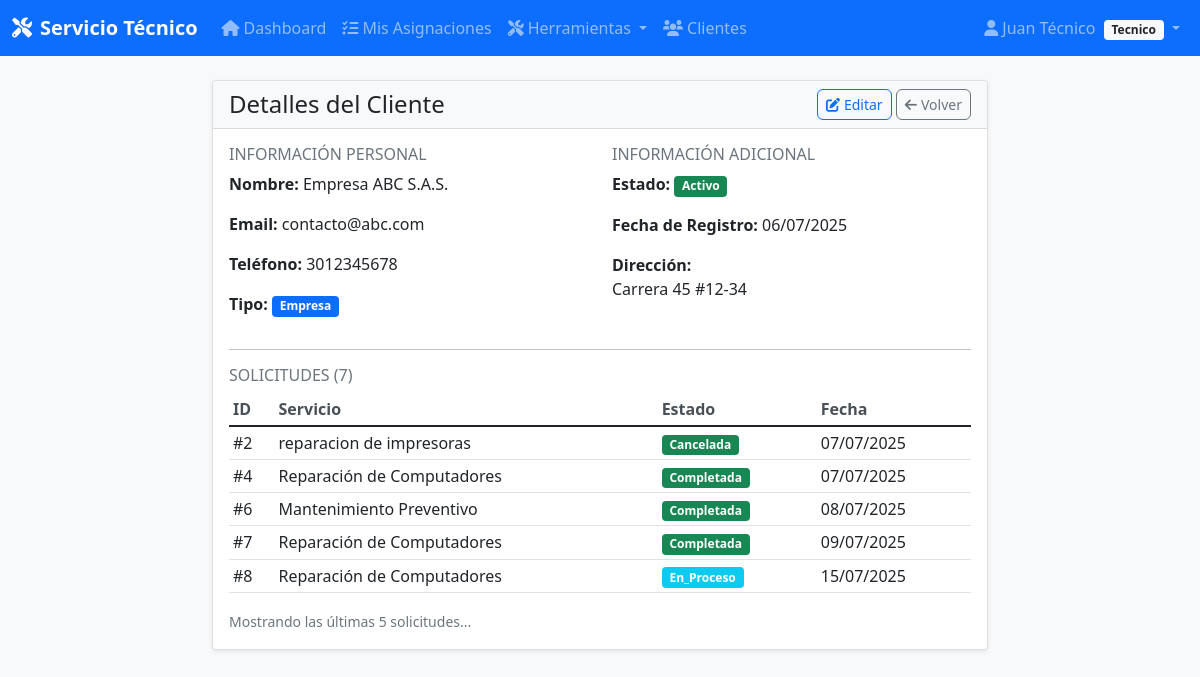
The page /clientes/2 (signed in) on the database its author committed.
### app/models/models.py (models this page shows, shortened)
class Usuario(UserMixin, db.Model):
    __tablename__ = 'usuarios'
    id = db.Column(db.Integer, primary_key=True)
    nombre = db.Column(db.String(100), nullable=False)
    email = db.Column(db.String(120), unique=True, nullable=False, index=True)
    password_hash = db.Column(db.String(255), nullable=False)
    telefono = db.Column(db.String(20))
    rol = db.Column(db.String(20), nullable=False, default='usuario')
    fecha_creacion = db.Column(db.DateTime, default=datetime.utcnow)
    def is_admin(self):
        return self.rol == 'administrador'
    def is_tecnico(self):
        return self.rol == 'tecnico'

class Cliente(db.Model):
    __tablename__ = 'clientes'
    id = db.Column(db.Integer, primary_key=True)
    nombre = db.Column(db.String(100), nullable=False)
    email = db.Column(db.String(120))
    telefono = db.Column(db.String(20), nullable=False)
    direccion = db.Column(db.Text)
    tipo_cliente = db.Column(db.String(20), default='particular')
    fecha_registro = db.Column(db.DateTime, default=datetime.utcnow)
    activo = db.Column(db.Boolean, default=True)
    solicitudes = db.relationship('Solicitud', backref='cliente', lazy=True)
    facturas = db.relationship('Factura', backref='cliente', lazy=True)

class Solicitud(db.Model):
    __tablename__ = 'solicitudes'
    id = db.Column(db.Integer, primary_key=True)
    cliente_id = db.Column(db.Integer, db.ForeignKey('clientes.id'), nullable=False)
    servicio_id = db.Column(db.Integer, db.ForeignKey('servicios.id'), nullable=False)
    descripcion_problema = db.Column(db.Text, nullable=False)
    prioridad = db.Column(db.String(20), default='media')
    estado = db.Column(db.String(20), default='pendiente')
    fecha_solicitud = db.Column(db.DateTime, default=datetime.utcnow)
    fecha_limite = db.Column(db.DateTime)
    asignaciones = db.relationship('Asignacion', backref='solicitud', lazy=True)
    facturas = db.relationship('Factura', backref='solicitud', lazy=True)

class Servicio(db.Model):
    __tablename__ = 'servicios'
    id = db.Column(db.Integer, primary_key=True)
    nombre = db.Column(db.String(100), nullable=False)
    descripcion = db.Column(db.Text)
    precio_base = db.Column(db.Float, nullable=False)
    categoria = db.Column(db.String(50))
    solicitudes = db.relationship('Solicitud', backref='servicio', lazy=True)

### app/controllers/clientes.py (the view)
@clientes_bp.route('/<int:id>')
@login_required
def detail(id):
    cliente = Cliente.query.get_or_404(id)
    return render_template('clientes/detail.html', cliente=cliente)

### app/templates/clientes/detail.html
{% extends "base.html" %}
{% block content %}
<div class="row justify-content-center">
    <div class="col-md-8">
        <div class="card">
            <div class="card-header d-flex justify-content-between align-items-center">
                <h4 class="mb-0">Detalles del Cliente</h4>
                <div>
                    <a href="{{ url_for('clientes.edit', id=cliente.id) }}" class="btn btn-outline-primary btn-sm">
                        <i class="fas fa-edit me-1"></i>Editar
                    </a>
                    <a href="{{ url_for('clientes.list') }}" class="btn btn-outline-secondary btn-sm">
                        <i class="fas fa-arrow-left me-1"></i>Volver
                    </a>
                </div>
            </div>
            <div class="card-body">
                <div class="row">
                    <div class="col-md-6">
                        <h6 class="text-muted">INFORMACIÓN PERSONAL</h6>
                        <p><strong>Nombre:</strong> {{ cliente.nombre }}</p>
                        <p><strong>Email:</strong> {{ cliente.email or 'No especificado' }}</p>
                        <p><strong>Teléfono:</strong> {{ cliente.telefono }}</p>
                        <p><strong>Tipo:</strong>
                            <span class="badge bg-{{ 'primary' if cliente.tipo_cliente == 'empresa' else 'secondary' }}">
                                {{ cliente.tipo_cliente.title() }}
                            </span>
                        </p>
                    </div>
                    <div class="col-md-6">
                        <h6 class="text-muted">INFORMACIÓN ADICIONAL</h6>
                        <p><strong>Estado:</strong>
                            <span class="badge bg-{{ 'success' if cliente.activo else 'secondary' }}">
                                {{ 'Activo' if cliente.activo else 'Inactivo' }}
                            </span>
                        </p>
                        <p><strong>Fecha de Registro:</strong> {{ cliente.fecha_registro.strftime('%d/%m/%Y') }}</p>
                        {% if cliente.direccion %}
                        <p><strong>Dirección:</strong><br>{{ cliente.direccion }}</p>
                        {% endif %}
                    </div>
                </div>
                {% if cliente.solicitudes %}
                <hr>
                <h6 class="text-muted">SOLICITUDES ({{ cliente.solicitudes|length }})</h6>
                <div class="table-responsive">
                    <table class="table table-sm">
                        <thead>
                            <tr>
                                <th>ID</th>
                                <th>Servicio</th>
                                <th>Estado</th>
                                <th>Fecha</th>
                            </tr>
                        </thead>
                        <tbody>
                            {% for solicitud in cliente.solicitudes[:5] %}
                            <tr>
                                <td>#{{ solicitud.id }}</td>
                                <td>{{ solicitud.servicio.nombre }}</td>
                                <td>
                                    <span class="badge bg-{{ 'warning' if solicitud.estado == 'pendiente' else 'info' if solicitud.estado == 'en_proceso' else 'success' }}">
                                        {{ solicitud.estado.title() }}
                                    </span>
                                </td>
                                <td>{{ solicitud.fecha_solicitud.strftime('%d/%m/%Y') }}</td>
                            </tr>
                            {% endfor %}
                        </tbody>
                    </table>
                    {% if cliente.solicitudes|length > 5 %}
                    <small class="text-muted">Mostrando las últimas 5 solicitudes...</small>
                    {% endif %}
                </div>
                {% endif %}
            </div>
        </div>
    </div>
</div>
{% endblock %}

### app/templates/base.html (shortened to what this page needs)
<!DOCTYPE html>
<html lang="es">
<head>
    <link href="https://cdn.jsdelivr.net/npm/bootstrap@5.1.3/dist/css/bootstrap.min.css" rel="stylesheet">
    <link href="https://cdnjs.cloudflare.com/ajax/libs/font-awesome/6.0.0/css/all.min.css" rel="stylesheet">
    <link href="{{ url_for('static', filename='css/style.css') }}" rel="stylesheet">
</head>
<body>
    {% if current_user.is_authenticated %}
    <nav class="navbar navbar-expand-lg navbar-dark bg-primary">
        <div class="container-fluid">
            <a class="navbar-brand" href="{{ url_for('main.index') }}">
                <i class="fas fa-tools me-2"></i>Servicio Técnico
            </a>
            <div class="collapse navbar-collapse" id="navbarNav">
                <ul class="navbar-nav me-auto">
                    <li class="nav-item">
                        <a class="nav-link" href="{{ url_for('main.index') }}">
                            <i class="fas fa-home me-1"></i>Dashboard
                        </a>
                    </li>
                    {% if current_user.is_admin() %}
                    <li class="nav-item dropdown">
                        <a class="nav-link dropdown-toggle" href="#" role="button" data-bs-toggle="dropdown">
                            <i class="fas fa-users me-1"></i>Gestión
                        </a>
                        <ul class="dropdown-menu">
                            <li><h6 class="dropdown-header">Clientes</h6></li>
                            <li><a class="dropdown-item" href="{{ url_for('clientes.list') }}">
                                <i class="fas fa-list me-2"></i>Ver Clientes
                            </a></li>
                            <li><a class="dropdown-item" href="{{ url_for('clientes.create') }}">
                                <i class="fas fa-plus me-2"></i>Nuevo Cliente
                            </a></li>
                            <li><hr class="dropdown-divider"></li>
                            <li><h6 class="dropdown-header">Servicios</h6></li>
                            <li><a class="dropdown-item" href="{{ url_for('servicios.list') }}">
                                <i class="fas fa-cogs me-2"></i>Ver Servicios
                            </a></li>
                            <li><a class="dropdown-item" href="{{ url_for('servicios.create') }}">
                                <i class="fas fa-plus me-2"></i>Nuevo Servicio
                            </a></li>
                        </ul>
                    </li>
                    <li class="nav-item dropdown">
                        <a class="nav-link dropdown-toggle" href="#" role="button" data-bs-toggle="dropdown">
                            <i class="fas fa-clipboard-list me-1"></i>Operaciones
                        </a>
                        <ul class="dropdown-menu">
                            <li><h6 class="dropdown-header">Solicitudes</h6></li>
                            <li><a class="dropdown-item" href="{{ url_for('solicitudes.list') }}">
                                <i class="fas fa-list me-2"></i>Ver Solicitudes
                            </a></li>
                            <li><a class="dropdown-item" href="{{ url_for('solicitudes.create') }}">
                                <i class="fas fa-plus me-2"></i>Nueva Solicitud
                            </a></li>
                            <li><hr class="dropdown-divider"></li>
                            <li><h6 class="dropdown-header">Asignaciones</h6></li>
                            <li><a class="dropdown-item" href="{{ url_for('asignaciones.list') }}">
                                <i class="fas fa-tasks me-2"></i>Ver Asignaciones
                            </a></li>
                            <li><a class="dropdown-item" href="{{ url_for('asignaciones.create') }}">
                                <i class="fas fa-plus me-2"></i>Nueva Asignación
                            </a></li>
                        </ul>
                    </li>
                    <li class="nav-item dropdown">
                        <a class="nav-link dropdown-toggle" href="#" role="button" data-bs-toggle="dropdown">
                            <i class="fas fa-boxes me-1"></i>Recursos
                        </a>
                        <ul class="dropdown-menu">
                            <li><h6 class="dropdown-header">Inventario</h6></li>
                            <li><a class="dropdown-item" href="{{ url_for('partes.list') }}">
                                <i class="fas fa-boxes me-2"></i>Ver Partes
                            </a></li>
                            <li><a class="dropdown-item" href="{{ url_for('partes.create') }}">
                                <i class="fas fa-plus me-2"></i>Nueva Parte
                            </a></li>
                            <li><a class="dropdown-item" href="{{ url_for('admin.gestionar_pedidos') }}">
                                <i class="fas fa-tools me-2"></i>Pedidos de Piezas
                            </a></li>
                            <li><hr class="dropdown-divider"></li>
                            <li><h6 class="dropdown-header">Facturación</h6></li>
                            <li><a class="dropdown-item" href="{{ url_for('facturas.list') }}">
                                <i class="fas fa-file-invoice me-2"></i>Ver Facturas
                            </a></li>
                            <li><a class="dropdown-item" href="{{ url_for('facturas.create') }}">
                                <i class="fas fa-plus me-2"></i>Nueva Factura
                            </a></li>
                        </ul>
                    </li>
                    <li class="nav-item dropdown">
                        <a class="nav-link dropdown-toggle" href="#" role="button" data-bs-toggle="dropdown">
                            <i class="fas fa-user-shield me-1"></i>Admin
                        </a>
                        <ul class="dropdown-menu">
                            <li><h6 class="dropdown-header">Personal</h6></li>
                            <li><a class="dropdown-item" href="{{ url_for('tecnicos.list') }}">
                                <i class="fas fa-user-cog me-2"></i>Técnicos
                            </a></li>
                            <li><a class="dropdown-item" href="{{ url_for('usuarios.list') }}">
                                <i class="fas fa-users me-2"></i>Usuarios
                            </a></li>
                            <li><hr class="dropdown-divider"></li>
                            <li><h6 class="dropdown-header">Reportes</h6></li>
                            <li><a class="dropdown-item" href="{{ url_for('reportes.list') }}">
                                <i class="fas fa-chart-bar me-2"></i>Ver Reportes
                            </a></li>
                        </ul>
                    </li>
                    {% elif current_user.is_tecnico() %}
                    <li class="nav-item">
                        <a class="nav-link" href="{{ url_for('tecnico.mis_asignaciones') }}">
                            <i class="fas fa-tasks me-1"></i>Mis Asignaciones
                        </a>
                    </li>
                    <li class="nav-item dropdown">
                        <a class="nav-link dropdown-toggle" href="#" role="button" data-bs-toggle="dropdown">
                            <i class="fas fa-tools me-1"></i>Herramientas
                        </a>
                    </li>
                    <li class="nav-item">
                        <a class="nav-link" href="{{ url_for('clientes.list') }}">
                            <i class="fas fa-users me-1"></i>Clientes
                        </a>
                    </li>
                    {% endif %}
                </ul>
                <ul class="navbar-nav">
                    <li class="nav-item dropdown">
                        <a class="nav-link dropdown-toggle" href="#" role="button" data-bs-toggle="dropdown">
                            <i class="fas fa-user me-1"></i>{{ current_user.nombre }}
                            <span class="badge bg-light text-dark ms-1">{{ current_user.rol.title() }}</span>
                        </a>
                    </li>
                </ul>
            </div>
        </div>
    </nav>
    {% endif %}
    <main class="container-fluid mt-4">
        {% block content %}{% endblock %}
    </main>
</body>
</html>

### app/static/css/style.css (style rules this page uses)
body { background-color: #f8f9fa; font-family: "Segoe UI", Tahoma, Geneva, Verdana, sans-serif; }
.navbar-brand { font-weight: bold; }
.card { box-shadow: 0 0.125rem 0.25rem rgba(0, 0, 0, 0.075); border: 1px solid rgba(0, 0, 0, 0.125); }
.card-header { background-color: #f8f9fa; border-bottom: 1px solid rgba(0, 0, 0, 0.125); }
.btn { border-radius: 0.375rem; }
.table { background-color: white; }
.table th { border-top: none; font-weight: 600; color: #495057; }
.badge { font-size: 0.75em; }
.text-muted { color: #6c757d !important; }
.card, .btn, .form-control { transition: all 0.2s ease-in-out; }

### rows shown on the page
Usuario: nombre "Juan Técnico", rol "Tecnico"
Cliente: nombre "Empresa ABC S.A.S.", email "contacto@abc.com", telefono "3012345678", tipo_cliente "Empresa", activo "Activo", fecha_registro "06/07/2025", direccion "Carrera 45 #12-34"
Solicitud: id "2", servicio.nombre "reparacion de impresoras", estado "Cancelada", fecha_solicitud "07/07/2025"
Solicitud: id "4", servicio.nombre "Reparación de Computadores", estado "Completada", fecha_solicitud "07/07/2025"
Solicitud: id "6", servicio.nombre "Mantenimiento Preventivo", estado "Completada", fecha_solicitud "08/07/2025"
Solicitud: id "7", servicio.nombre "Reparación de Computadores", estado "Completada", fecha_solicitud "09/07/2025"
Solicitud: id "8", servicio.nombre "Reparación de Computadores", estado "En_Proceso", fecha_solicitud "15/07/2025"

### other values the page prints
{{ cliente.solicitudes|length }} "7"
